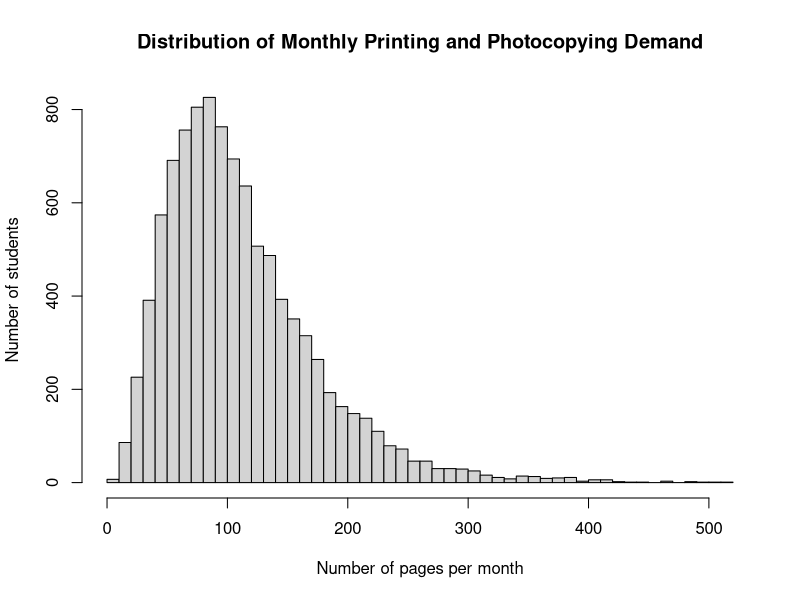
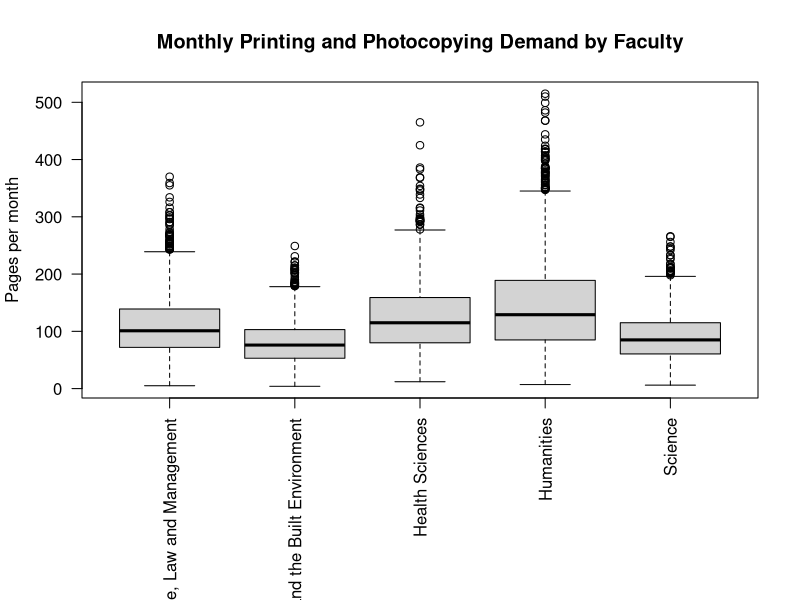

Here is the R script that generated these plots, in order:
## ---- chunk 1
knitr::opts_chunk$set(echo = TRUE, warning = FALSE, message = FALSE)
## ---- chunk 2
set.seed(4102)
## ---- chunk 3
faculty_names <- c(
  "Commerce, Law and Management",
  "Engineering and the Built Environment",
  "Health Sciences",
  "Humanities",
  "Science"
)

N_h <- c(
  2500,
  2000,
  1700,
  2300,
  1500
)

population_structure <- data.frame(
  faculty = faculty_names,
  N_h = N_h,
  percentage = 100 * N_h / sum(N_h)
)

population_structure

stopifnot(sum(N_h) == 10000)
## ---- chunk 4
mu_h <- c(
  110,  # Commerce, Law and Management
  80,   # Engineering and the Built Environment
  125,  # Health Sciences
  145,  # Humanities
  90    # Science
)

size_h <- c(
  4.5,
  5.0,
  4.0,
  3.5,
  4.5
)

simulation_assumptions <- data.frame(
  faculty = faculty_names,
  N_h = N_h,
  assumed_mean = mu_h,
  negative_binomial_size = size_h
)

simulation_assumptions
## ---- chunk 5
population_list <- vector("list", length(faculty_names))

for (h in seq_along(faculty_names)) {
  pages <- rnbinom(
    n = N_h[h],
    size = size_h[h],
    mu = mu_h[h]
  )

  population_list[[h]] <- data.frame(
    faculty = faculty_names[h],
    pages_month = pages,
    stringsAsFactors = FALSE
  )
}

population <- do.call(rbind, population_list)
row.names(population) <- NULL

population$student_id <- sprintf("WITS%05d", seq_len(nrow(population)))
population <- population[c("student_id", "faculty", "pages_month")]

head(population, 10)
## ---- chunk 6
cat("Population size:", nrow(population), "\n")
cat("Missing values:", sum(is.na(population)), "\n")
cat("Negative printing values:", sum(population$pages_month < 0), "\n")

stopifnot(nrow(population) == 10000)
stopifnot(sum(is.na(population)) == 0)
stopifnot(all(population$pages_month >= 0))
stopifnot(length(unique(population$student_id)) == 10000)
## ---- chunk 7
true_mean <- mean(population$pages_month)
true_total <- sum(population$pages_month)
true_sd <- sd(population$pages_month)
true_variance <- var(population$pages_month)

cat("True population mean:", round(true_mean, 2), "pages per month\n")
cat("True population total:", true_total, "pages per month\n")
cat("Population standard deviation:", round(true_sd, 2), "pages\n")
cat("Population variance:", round(true_variance, 2), "\n")
cat("Minimum pages:", min(population$pages_month), "\n")
cat("Maximum pages:", max(population$pages_month), "\n")
## ---- chunk 8
stratum_N <- aggregate(pages_month ~ faculty, data = population, FUN = length)
names(stratum_N)[2] <- "N_h"

stratum_mean <- aggregate(pages_month ~ faculty, data = population, FUN = mean)
names(stratum_mean)[2] <- "mean_pages"

stratum_sd <- aggregate(pages_month ~ faculty, data = population, FUN = sd)
names(stratum_sd)[2] <- "SD_h"

stratum_var <- aggregate(pages_month ~ faculty, data = population, FUN = var)
names(stratum_var)[2] <- "Variance_h"

stratum_summary <- Reduce(
  function(x, y) merge(x, y, by = "faculty"),
  list(stratum_N, stratum_mean, stratum_sd, stratum_var)
)

# Preserve the intended faculty order
stratum_summary$faculty <- factor(
  stratum_summary$faculty,
  levels = faculty_names
)
stratum_summary <- stratum_summary[order(stratum_summary$faculty), ]
stratum_summary$faculty <- as.character(stratum_summary$faculty)
row.names(stratum_summary) <- NULL

stratum_summary$mean_pages <- round(stratum_summary$mean_pages, 2)
stratum_summary$SD_h <- round(stratum_summary$SD_h, 2)
stratum_summary$Variance_h <- round(stratum_summary$Variance_h, 2)

stratum_summary
## ---- chunk 9
hist(
  population$pages_month,
  breaks = 40,
  main = "Distribution of Monthly Printing and Photocopying Demand",
  xlab = "Number of pages per month",
  ylab = "Number of students"
)
## ---- chunk 10
par(mar = c(10, 4, 4, 2) + 0.1)
boxplot(
  pages_month ~ faculty,
  data = population,
  las = 2,
  main = "Monthly Printing and Photocopying Demand by Faculty",
  xlab = "",
  ylab = "Pages per month"
)
## ---- chunk 11
write.csv(
  population,
  file = "wits_printing_population.csv",
  row.names = FALSE
)

write.csv(
  stratum_summary,
  file = "wits_printing_stratum_summary.csv",
  row.names = FALSE
)

cat("Saved: wits_printing_population.csv\n")
cat("Saved: wits_printing_stratum_summary.csv\n")
